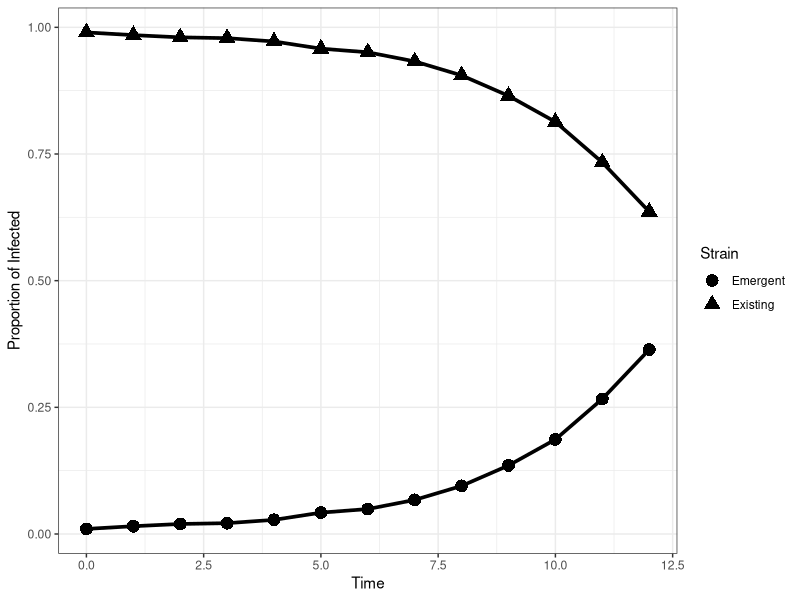
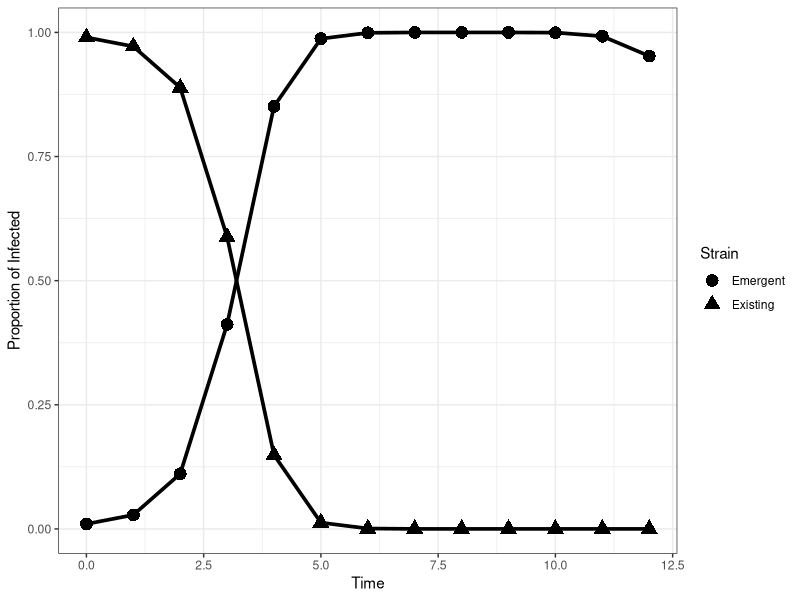
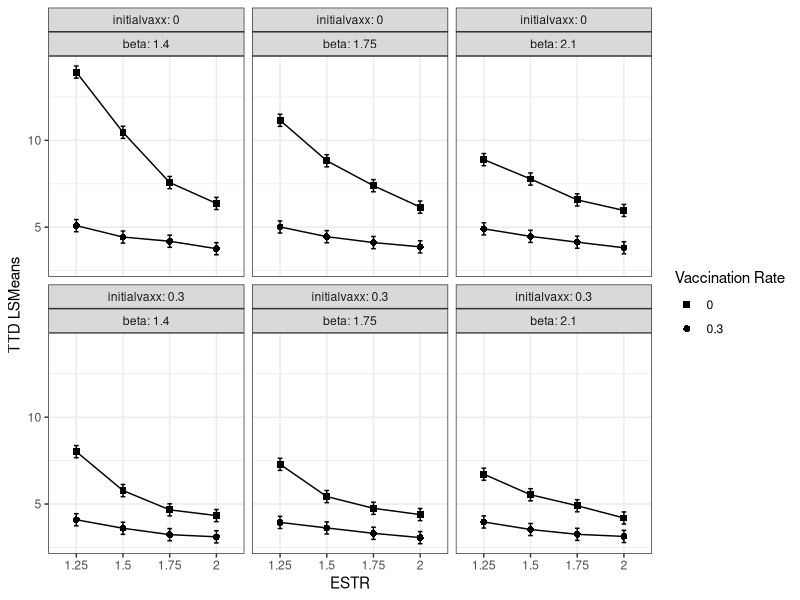

Source code (R) for these figures, in order: (Note: this script raises an error after producing the figures.)
library(tidyverse)
library(emmeans)
library(car)
library(gmodels)

mod_sir <- function(ini,
                    N=100000,
                    x,
                    timestart=0,
                    timeend=10, #in weeks
                    dt=1,
                    tol=1e-9){
  sim <- unname(ini)
  
  cases <- matrix(nrow=length(seq(timestart,timeend,by=dt)),
                  ncol=length(ini))
  colnames(cases) <- names(ini)
  cases[1,] <- sim
  
  #probability of transitions from susceptible compartment
  for(t in 2:nrow(cases)){
    p_SI <- (1-exp(-(x$beta*sim[2] + 
                       x$betap*sim[3] + x$nu)))*(x$beta*sim[2])/(x$beta*sim[2] + 
                                                                   x$betap*sim[3] + x$nu)
    p_SIn <- (1-exp(-(x$beta*sim[2] + 
                        x$betap*sim[3] + x$nu)))*(x$betap*sim[3])/(x$beta*sim[2] + 
                                                                     x$betap*sim[3] + x$nu)
    p_SV <-  (1-exp(-(x$beta*sim[2] + 
                        x$betap*sim[3] + x$nu)))*(x$nu)/(x$beta*sim[2] + x$betap*sim[3] + x$nu)
    
    #probability of transitions from first infected compartment
    p_IR <- (1- exp(-(x$gamma+x$mu)))*(x$gamma/(x$gamma+x$mu))
    p_ID <- (1-exp(-(x$gamma+x$mu)))*(x$mu/(x$gamma+x$mu))
    
    #probability of transition from vaccinated compartment
    p_VIn <- 1-exp(-x$betap*sim[3])
    
    #probability of transition from recovered compartment
    p_RIn <- 1-exp(-x$betap*sim[3])
    
    #probability of transitions from second infected compartment
    p_InRn <- (1- exp(-(x$gammap+x$mu)))*(x$gammap/(x$gammap+x$mu))
    p_InD <- (1-exp(-(x$gammap+x$mu)))*(x$mu/(x$gammap+x$mu))
    
    
    #number of transitions
    #susceptible
    
    S_probs <- c(p_SI, p_SIn, p_SV, 1-sum(p_SI, p_SIn, p_SV))
    n_S <- as.numeric(rmultinom(1,round(N*sim[1]),prob=S_probs))
    
    #first strain
    I_probs <- c(p_IR,p_ID, (1-sum(p_IR,p_ID)))
    n_I <- as.numeric(rmultinom(1,round(N*sim[2]),prob=I_probs))
    
    #new strain
    In_probs <- c(p_InRn, p_InD, 1-sum(p_InRn, p_InD))
    n_In <- as.numeric(rmultinom(1,round(N*sim[3]),prob=In_probs))
    
    #vaccinated
    n_V <- rbinom(1,round(N*sim[4]),prob=p_VIn)
    
    #first recovered
    
    n_R <- rbinom(1,round(N*sim[5]),prob = p_RIn)
    
    #update sim
    change <-(1/N) * c(-sum(n_S[1:3]),
                       n_S[1]-sum(n_I),
                       n_S[2]+n_V+n_R - sum(n_In),
                       n_S[3] - n_V,
                       n_I[1] - n_R,
                       n_In[1],
                       n_I[2]+n_In[2])
    
    sim <- (sim + change)
    sim <- sim*(sim > tol)
    cases[t,] <- sim
  }
  cases  |> 
    as.data.frame() |> 
    mutate(time=seq(timestart,timeend,by=1)) |> 
    mutate(infected = i1+i2+0.000001,infprop1=i1/infected,infprop2=i2/infected) -> cases 
  
  return(cases)
}

tdom <- function(ini, x, timestart=0, timeend=10,tol=1e-9){
  trun <- tryCatch({mod_sir(ini=ini,
                            x=x,
                            timestart=timestart,
                            timeend = timeend)},
                   error=function(e){
                     return(data.frame(infprop1=0,infprop2=0))
                   },
                   warning=function(w){
                     return(data.frame(infprop1=0,infprop2=0))
                   }
                   
  )
  
  if(tail(trun$infprop2,1) <=tol & max(trun$infprop2) <=0.5){
    tdominance <- NA #never dominates
  }
  else{
    #initialize the logistic model using logit transformed model estimates
    # coef(lm(logit(infprop2)~time,data=trun)) |> unname()->tcoeffs
    # 
    # phi_2 <- tcoeffs[1]
    # phi_3<- tcoeffs[2]
    
    logisticmodel <- tryCatch({nls(infprop2~SSlogis(time,Asym,xmid,scal),
                                   data=filter(trun,infprop2 > tol),
                                   control=list(maxiter=500))},
                              error=function(e){
                                #rerun with an experimental growth curve
                                rerun <- lm(log(infprop2)~time,
                                            data=trun)
                                
                                return((log(0.5)- coef(rerun)[1])/coef(rerun)[2])
                              },
                              warning=function(w){
                                rerun <- lm(log(infprop2)~time,
                                            data=trun)
                                
                                return((log(0.5)- coef(rerun)[1])/coef(rerun)[2])                         }
                              
    )
    tdominance <- ifelse(is.numeric(logisticmodel),logisticmodel,coef(logisticmodel)[2])
  }  
  tdominance
}


#no dominance
initial_recovered <- 0.01 #approximation
initial_infected <- 0.01 
vaxrate <- 0
ini <- c(s=1-vaxrate-initial_infected-initial_recovered,
         i1=0.99*initial_infected,
         i2=0.01*initial_infected,
         v=vaxrate,
         r1=initial_recovered,
         r2=0,
         d=0)

x <- list(beta=1.4, 
          betap=1.25*1.4,
          gamma=0.7, 
          gammap=0.7,
          nu=0, 
          mu=0)
mod_sir(ini=ini,
        x=x,
        timestart=0,
        timeend = 12) -> results

results |> select(time, infprop1,infprop2) |> 
  rename(Existing=infprop1, Emergent=infprop2) |> 
  pivot_longer(c(Existing,Emergent),names_to="Strain", values_to="Proportion") |> 
  mutate_at(vars(Strain),factor) |> 
  ggplot(aes(x=time,y=Proportion,group=Strain, shape=Strain)) +
  theme_bw() + 
  geom_point(size=4) + 
  geom_line(linewidth=1.25) + 
  labs(x="Time", y="Proportion of Infected") ->fail_plot1

fail_plot1 |> ggsave(filename = "failure_1.png",width=6,height=4,units="in")

tdom(ini=ini,x=x,
     timestart=0,
     timeend = 12)

#second way of failure

initial_recovered <- 0.01 #approximation
initial_infected <- 0.01 
vaxrate <- 0.3
ini <- c(s=1-vaxrate-initial_infected-initial_recovered,
         i1=0.99*initial_infected,
         i2=0.01*initial_infected,
         v=vaxrate,
         r1=initial_recovered,
         r2=0,
         d=0)

x <- list(beta=2.1, 
          betap=2.*2.1,
          gamma=0.7, 
          gammap=0.7,
          nu=0.3, 
          mu=0)
mod_sir(ini=ini,
        x=x,
        timestart=0,
        timeend = 12) -> results2

results2 |> select(time, infprop1,infprop2) |> 
  rename(Existing=infprop1, Emergent=infprop2) |> 
  pivot_longer(c(Existing,Emergent),names_to="Strain", values_to="Proportion") |> 
  mutate_at(vars(Strain),factor) |> 
  ggplot(aes(x=time,y=Proportion,group=Strain, shape=Strain)) +
  theme_bw() + 
  geom_point(size=4) + 
  geom_line(linewidth=1.25) + 
  labs(x="Time", y="Proportion of Infected") ->fail_plot2

fail_plot2 |> ggsave(filename = "failure_2.png",width=6,height=4,units="in")

nls(infprop2~SSlogis(time,Asym,xmid,scal),
    data=filter(results2,infprop2 >1e-9),
    control=list(maxiter=500)) ->coeffs

tdom(ini=ini,x=x,
     timestart=0,
     timeend = 12)


#ORIGINAL STRAIN COULD BE gamma =0.7, gammap = 0.7
gamma <- 0.7
gammap <- 0.7
betaset <- c(1.4,1.75,2.1)
betapset <- c(1.25,1.5,1.75,2) #multiple of beta
initial_recovered <- 0.01 #approximation
initial_infected <- 0.01 #loosely based on data
vaxxrateset <- c(0,0.3)
nuset <- c(0, 0.3)
muset <- c(0)
nsims <-5

sim_array <- expand.grid(1:nsims,
                         betaset,
                         betapset,
                         gamma,
                         gammap,
                         vaxxrateset,
                         initial_recovered,
                         initial_infected,
                         nuset,
                         muset) |> as.data.frame()
names(sim_array) <- c("SimNumber",
                      "beta",
                      "betap",
                      "gamma",
                      "gammap",
                      "vaxrate",
                      "ini_recovered",
                      "ini_infected",
                      "nu",
                      "mu")

#experiment function
exp_trun <- function(x1,timestart=0,timeend=12){
  x1 |> unname() |> as.numeric()->x1
  #initial recovered is 1%
  initial_recovered <- x1[7]
  #initial infected based on population
  initial_infected <- x1[8]
  #vaccination rate
  vaxrate <- x1[6]
  
  x <-list(beta=x1[2], 
           betap=x1[3]*x1[2],
           gamma=x1[4], 
           gammap=x1[5],
           nu=x1[9], 
           mu=x1[10]) #no birth and vaccination
  
  ini <- c(s=1-vaxrate-initial_infected-initial_recovered,
           i1=0.99*initial_infected,
           i2=0.01*initial_infected,
           v=vaxrate,
           r1=initial_recovered,
           r2=0,
           d=0)
  tdom(ini=ini,x=x,timestart=timestart,timeend=timeend)-> tdominance
  tdominance
}


#uncomment to simulate results
rm(expresults)
sim_array |> rowwise() |>
  mutate(tdom = exp_trun(c(SimNumber,beta,betap,gamma,gammap,vaxrate,
                           ini_recovered,ini_infected,nu,mu))) |>  ungroup()|>
  mutate_at(vars(beta,betap,gamma,gammap,vaxrate,
                 ini_recovered,ini_infected,nu,mu),factor)-> expresults


# write.csv(expresults,file="simresults_afterrevision.csv")
# 
# expresults <- read.csv("simresults_afterrevision.csv")

expresults |> 
  mutate_at(vars(beta,betap,gamma,gammap,vaxrate,
                 ini_recovered,ini_infected,nu,mu),factor)-> expresults

expresults |>  group_by(beta,betap,gamma,gammap,vaxrate,
                        ini_recovered,ini_infected,nu,mu) |>
  mutate(nondom=ifelse(is.na(tdom),1,0)) |> 
  summarise(mean=mean(tdom,na.rm=T),sd=sd(tdom,na.rm=T),max=max(tdom,na.rm=T),min=min(tdom,na.rm=T),
            prop_nondom=sum(nondom,na.rm=T)/n(),median=quantile(tdom,0.50,na.rm=T)) ->sumstats

sumstats  |> View()

sumstats |> ungroup() |> filter(prop_nondom > 0) |>
  select(beta,betap,nu,vaxrate,prop_nondom) |> View()






mod1 <- lm(tdom~beta*betap*vaxrate*nu,data=expresults,
           contrasts = list(beta=contr.SAS,
                            betap=contr.SAS,
                            nu=contr.SAS,
                            vaxrate=contr.SAS))

#only second order
mod2 <- lm(tdom~beta+betap+vaxrate+nu +
             beta:betap + beta:vaxrate + beta:nu + 
             betap:vaxrate + betap:nu + vaxrate:nu,data=expresults,
           contrasts = list(beta=contr.SAS,
                            betap=contr.SAS,
                            nu=contr.SAS,
                            vaxrate=contr.SAS))


# mod1 <- lm(tdom~beta*betap*vaxrate*nu*mu,data=expresults,contrasts = list(beta=contr.SAS,
#                                                                betap=contr.SAS,
#                                                                nu=contr.SAS))

#full model
mod1 |> aov() |> summary()
#second order interaction only
mod2 |> aov() |> summary()


emmeans(mod1,~nu*beta*betap*vaxrate)
emmeans(mod1,pairwise~nu|beta*betap*vaxrate,adjust="tukey")


emmeans(mod1,~beta*betap*vaxrate*nu) ->mod1means
mod1means |>  as.data.frame() |> rename(initialvaxx=vaxrate) |>
  ggplot(aes(x=betap,y=emmean, group=nu, shape=nu)) + 
  facet_wrap(~initialvaxx + beta,nrow=2, labeller = label_both) + 
  theme_bw()+
  geom_point(size=2) + geom_line()+ geom_errorbar(aes(ymin=lower.CL,ymax=upper.CL, width=0.1))+
  scale_shape_manual(values=c(15,16))+
  ylab("TTD LSMeans") + xlab("ESTR") + labs(shape="Vaccination Rate") ->lsmeansplot
ggsave(lsmeansplot,filename="lsmeans_no1.png", width=6, height=4, units="in")

# emmeans(mod1_dom,~beta*betap*vaxrate/mu)

# emmeans(mod1_dom,pairwise~nu|beta*betap*vaxrate) |>
#   confint()
# 
# emmeans(mod1_dom,pairwise~betap|beta*nu*vaxrate) |>
#   confint(adjust="bonferroni")




#vaccination rate

emmeans(mod1,pairwise~nu|betap*vaxrate*beta) |>
  confint(adjust="bonferroni") |> as.data.frame() |> 
  write.csv("./simple_effects/nu_simpleeffects.csv")


emmeans(mod1,pairwise~nu|betap*vaxrate*beta)$contrasts |> 
  confint(adjust="bonferroni") |>
  as.data.frame() |> rename(initialvaxx=vaxrate) |> 
  ggplot(aes(x=betap,y=estimate, group=beta, shape=beta)) + 
  theme_bw() + 
  facet_wrap(~initialvaxx, labeller = label_both) + 
  geom_point(size=2) + geom_line()+ geom_errorbar(aes(ymin=lower.CL,ymax=upper.CL, width=0.1))+
  scale_shape_manual(values=c(15,16,17))+
  ylab("TTD Difference") + xlab("ESTR") + labs(shape="Existing Transmission") ->vaxratediff

vaxratediff |> ggsave(filename="vaxrate_diffplot.png",width=6, height=4, units="in")



#initial vaccination

emmeans(mod1,pairwise~vaxrate|nu*betap*beta) |>
  confint(adjust="bonferroni") |> as.data.frame() |> 
  write.csv("./simple_effects/vaxrate_simpleeffects.csv")

emmeans(mod1,pairwise~vaxrate|nu*betap*beta)$contrasts |> 
  confint(adjust="bonferroni") |>
  as.data.frame() |> 
  ggplot(aes(x=betap,y=estimate, group=beta, shape=beta)) + 
  theme_bw() + 
  facet_wrap(~nu, labeller = label_both) + 
  geom_point(size=2) + geom_line()+ geom_errorbar(aes(ymin=lower.CL,ymax=upper.CL, width=0.1))+
  scale_shape_manual(values=c(15,16,17))+
  ylab("TTD Difference") + xlab("ESTR") + labs(shape="Existing Transmission") ->initialvaxdiff


initialvaxdiff |> ggsave(filename="initialvaxrate_diffplot.png",width=6, height=4, units="in")


#ESTR
emmeans(mod1,pairwise~betap|nu*vaxrate*beta) |>
  confint(adjust="bonferroni") -> estrcontrast

estrcontrast$contrasts |> as.data.frame() |> 
  write.csv("./simple_effects/estr_simpleeffects.csv")

estrcontrast$emmeans |> as.data.frame() |> 
  write.csv("./simple_effects/estr_lsmeans.csv")


estrcontrast$contrasts |>
  as.data.frame() |> rename(initialvaxx=vaxrate) |> 
  ggplot(aes(x=beta,y=estimate, group=nu, shape=nu)) + 
  theme_bw() + 
  facet_wrap(contrast~initialvaxx, labeller = label_both) + 
  geom_point(size=2) + geom_line()+ geom_errorbar(aes(ymin=lower.CL,ymax=upper.CL, width=0.1))+
  scale_shape_manual(values=c(15,16))+
  ylab("TTD Difference") + xlab("Existing Strain Transmission Coefficient") + 
  labs(shape="Vaccination Rate") ->estrdiffplot
estrdiffplot |> 
  ggsave(filename="estr_diffplot.png",width=12,height=12,units="in")


emmeans(mod1,poly~betap|nu*vaxrate*beta) |> as.data.frame() |> 
  write.csv("./simple_effects/estr_quadratic.csv")
